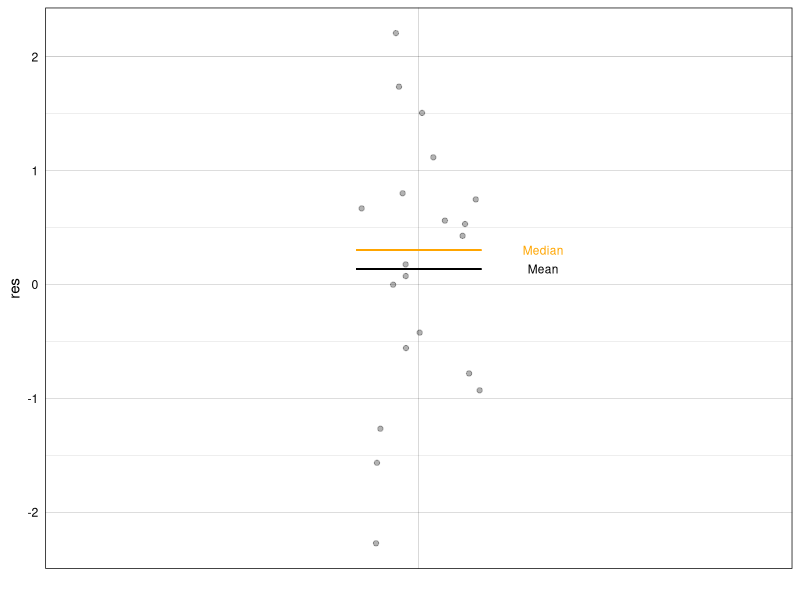
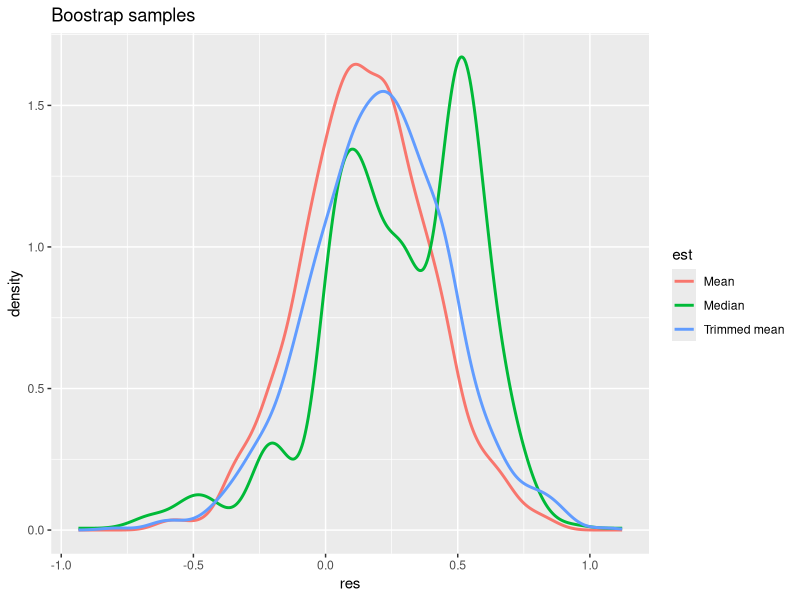

The R script that drew these images, in order: (Note: this script raises an error after producing the figures.)
## ---- chunk 1
# dependencies
library(ggplot2)
library(tibble)
## ---- chunk 2
sessionInfo()
## ---- chunk 3
n <- 10 # sample size
samp <- 1:n
boot.samp <- sample(samp, n, replace = TRUE) # sample with replacement
boot.samp
## ---- chunk 4
set.seed(21) # reproducible results
n <- 20 # sample size
samp <- rnorm(n) # get normal sample
nboot <- 1000 # number of bootstrap samples
# declare vector of results
boot.m <- vector(mode = "numeric", length = nboot) # save means
boot.tm <- vector(mode = "numeric", length = nboot) # save trimmed means
boot.md <- vector(mode = "numeric", length = nboot) # save medians
for(B in 1:nboot){
  boot.samp <- sample(samp, n, replace = TRUE) # sample with replacement
  boot.m[B] <- mean(boot.samp)
  boot.tm[B] <- mean(boot.samp, trim = 0.2)
  boot.md[B] <- median(boot.samp)
}
samp.m <- mean(samp)
samp.tm <- mean(samp, trim = 0.2)
samp.md <- median(samp)
samp.m
samp.tm
samp.md
## ---- chunk 5
set.seed(1)
df <- tibble(cond = factor(rep(1,n)),
             res = samp) 
ggplot(df, aes(x = cond, y = res)) + theme_linedraw() + 
  geom_jitter(width = 0.1, alpha = 0.3) +
  theme(axis.text.x = element_blank(),
    axis.ticks = element_blank()) +
  scale_x_discrete(name ="") +
  # stat_summary(fun.y=median, geom="line")
  geom_segment(aes(x = 0.9, y = samp.m, xend = 1.1, yend = samp.m)) +
  geom_segment(aes(x = 0.9, y = samp.md, xend = 1.1, yend = samp.md), colour = "orange") +
  annotate("text", x = 1.2, y = samp.m, label = "Mean", size = 3) +
  annotate("text", x = 1.2, y = samp.md, label = "Median", size = 3, colour = "orange")
## ---- chunk 6
df <- tibble(res = c(boot.m, boot.tm, boot.md),
             est = factor(c(rep("Mean",nboot), rep("Trimmed mean",nboot), rep("Median",nboot)))
             )
ggplot(df, aes(x = res, colour = est)) +
  geom_line(aes(y = ..density..), stat = "density", size = 1) +
  ggtitle("Boostrap samples")
## ---- chunk 7
set.seed(21) # reproducible results
n <- 20 # sample size
samp <- rnorm(n) # get normal sample
nboot <- 1000 # number of bootstrap samples
# sample with replacement + reoganise into a matrix
boot.samp <- matrix(sample(samp, n*nboot, replace = TRUE), nrow = nboot)
boot.m <- apply(boot.samp, 1, mean)
boot.md <- apply(boot.samp, 1, median)
## ---- chunk 8
# source('./code/Rallfun-v35.txt')
onesampb(samp, est=mean, alpha=0.1, nboot=1000, SEED = FALSE, nv = 0)
# est  = estimator, could be var, mad, to use a trimmed mean, add argument trim = 0.2
# onesampb(samp, est=mean, alpha=0.1, nboot=1000, SEED = FALSE, nv = 0, trim = 0.1)
# nv = null value for NHST
# always set SEED to FALSE otherwise the function always returns the same results for a given input.
# the only way to understand the code is to look at it: edit(onesampb)

# for inferences on trimmed means only:
# trimpb()

# for inferences on the Harrell-Davis quantile estimator (default q=0.5 = median):
# hdpb()
## ---- chunk 9
set.seed(777)
n <- 100 # sample size
nsamp <- 10000 # number of samples (experiments)
# sampling distribution of the mean
dist.samp <- apply(matrix(rnorm(n*nsamp), nrow = nsamp), 1, mean)
v <- enframe(dist.samp, name = NULL) 
ggplot(v, aes(x = value)) +
        geom_histogram(aes(y = ..density..), 
                       bins = 40,  colour = "black", fill = "white") +
        geom_line(aes(y = ..density.., colour = 'Sampling'), stat = 'density', size = 1) +     
        scale_colour_manual(name = "Distributions", values = "orange1") +
  theme(legend.position = c(0.1, 0.85),
        axis.title = element_text(size = 16),
        axis.text = element_text(size = 14),
        legend.text = element_text(size = 12),
      legend.title = element_text(size = 14)
       )
# ggsave(filename = './norm_samp_dist.pdf')
## ---- chunk 10
set.seed(777)
n <- 100 # sample size 
samp <- rnorm(n) # create sample from normal population
nboot <- 1000 # number of bootstrap samples
nsamp <- 10000 # number of samples (experiments)
# bootstrap distribution
boot.samp <- apply(matrix(sample(samp, n*nboot, replace = TRUE), nrow = nboot), 1, mean)
# sampling distribution of the mean
dist.samp <- apply(matrix(rnorm(n*nsamp), nrow = nsamp), 1, mean)
v <- enframe(dist.samp, name = NULL) 
ggplot(v, aes(x = value)) +
        geom_histogram(aes(y = ..density..), 
                       bins = 40,  colour = "black", fill = "white") +
        geom_line(aes(y = ..density.., colour = 'Sampling'), stat = 'density', size = 1) +     
        # stat_function(fun = dnorm, aes(colour = 'Normal'),
        #                  args = list(mean = mean(boot.samp), sd = sd(boot.samp)), size = 1) +
        geom_line(data = as_tibble(boot.samp),  
                  aes(x = value, y = ..density.., colour = 'Bootstrap'), 
                  stat = 'density', size = 1) +
        scale_colour_manual(name = "Distributions", values = c("green4", "orange1")) +
  theme(legend.position = c(0.1, 0.85),
        axis.title = element_text(size = 16),
        axis.text = element_text(size = 14),
        legend.text = element_text(size = 12),
      legend.title = element_text(size = 14)
       )
# ggsave(filename = './norm_samp_dist_boot.pdf')
## ---- chunk 11
x <- seq(0, 15, .05)
ggplot(as_tibble(x), aes(value)) +
  theme_linedraw() +
  stat_function(fun = dgamma, args = list(shape = 2, scale = 2), size = 1) +
  theme(axis.title = element_text(size = 16),
        axis.text = element_text(size = 14))
# ggsave(filename = './gamma_dist.pdf')
## ---- chunk 12
set.seed(777) 
n <- 100
gamma_shape <- 2
gamma_scale <- 2
# sample n trials from gamma distribution
samp <- rgamma(n, shape = gamma_shape, scale = gamma_scale)
nboot <- 1000
nsamp <- 10000
# bootstrap distribution
boot.samp <- apply(matrix(sample(samp, n*nboot, replace = TRUE), nrow = nboot), 1, mean)
# sampling distribution of the mean of n trials from gamma distribution
dist.samp <- apply(matrix(rgamma(n*nsamp, shape = gamma_shape, scale = gamma_scale), nrow = nsamp), 1, mean)
v <- enframe(dist.samp, name = NULL) 
ggplot(v, aes(x = value)) +
        geom_histogram(aes(y = ..density..), 
                       bins = 40,  colour = "black", fill = "white") +
        geom_line(aes(y = ..density.., colour = 'Sampling'), stat = 'density', size = 1) +     
        # stat_function(fun = dnorm, aes(colour = 'Normal'),
        #                  args = list(mean = mean(boot.samp), sd = sd(boot.samp)), size = 1) +
        geom_line(data = as_tibble(boot.samp),  
                  aes(x = value, y = ..density.., colour = 'Bootstrap'), 
                  stat = 'density', size = 1) +
        scale_colour_manual(name = "Distributions", values = c("green4", "orange1")) +
  theme(legend.position = c(0.1, 0.85),
        axis.title = element_text(size = 16),
        axis.text = element_text(size = 14),
        legend.text = element_text(size = 12),
      legend.title = element_text(size = 14)
       )
# ggsave(filename = './gamma_samp_dist_boot.pdf')
## ---- chunk 13
nboot <- 1000
alpha <- .1
lo <- nboot*(alpha/2)
hi <- nboot - lo
lo <- lo + 1

set.seed(777) 
n <- 100
n.m <- 50 # mean of normal distribution
n.sd <- 20 # sd of normal distribution
samp <- rnorm(n, m = n.m, sd = n.sd)
# bootstrap distribution
boot.samp <- apply(matrix(sample(samp, n*nboot, replace = TRUE), nrow = nboot), 1, mean)
# confidence interval
sort.boot.samp <- sort(boot.samp) # sort bootstrap estimates
ci <- vector(mode = "numeric", length = 2)
ci[1] <- sort.boot.samp[lo]
ci[2] <- sort.boot.samp[hi]
## ---- chunk 14
ggplot(enframe(boot.samp, name = NULL), aes(x = value)) +
        theme_linedraw() +
        geom_line(aes(y = ..density..), stat = 'density', size = 1, colour = "orange1") +
        # geom_density(size = 1, colour = "orange1") +     
        geom_vline(xintercept = n.m) + # population mean
        geom_label(x = n.m + 1, y = 0.1, label = paste("mu = ",n.m)) +
        geom_segment(aes(x = ci[1], y = 0, xend = ci[2], yend = 0), size = 3, colour = "orange1") + # confidence interval
        geom_label(x = ci[1], y = 0.015, label = paste("low =",round(ci[1], digits=1)),
    fill = "orange1", fontface = "bold", colour = "white") +
  geom_label(x = ci[2], y = 0.015, label = paste("high =",round(ci[2], digits=1)),
    fill = "orange1", fontface = "bold", colour = "white") +
  theme(legend.position = "none",
        axis.title = element_text(size = 16),
        axis.text = element_text(size = 14),
        legend.text = element_text(size = 12),
        legend.title = element_text(size = 14)
       )
ggsave(filename = './pb_ci.pdf')
## ---- chunk 15
t.test(samp, conf.level = 1-alpha)
## ---- chunk 16

